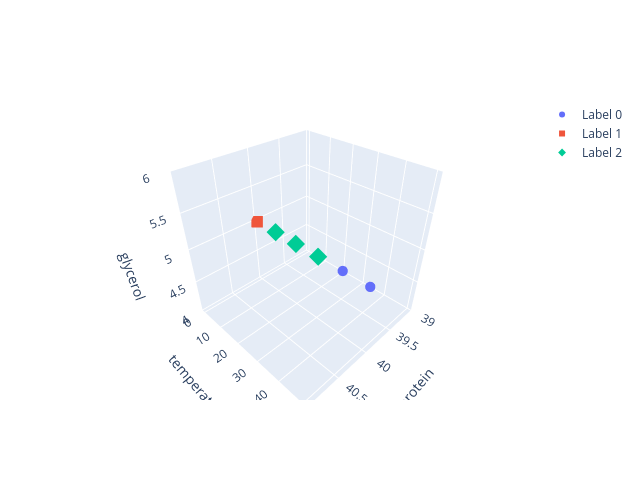

Notebook code for this chart:
### Code cell
plot_scatter_plotly(
    dataset=ds_result,
    component_variable='composition',
    labels='labels',
    discrete_labels=True,
)

### Figure 1 — Plotly figure (JSON) as saved in the notebook; plotly's stock layout.template omitted (floating-point values rounded to 4 significant figures)
{"data": [{"marker": {"color": 0, "size": 6, "symbol": "circle"}, "mode": "markers", "name": "Label 0", "type": "scatter3d", "x": [40, 40], "y": [40, 50], "z": [5, 5]}, {"marker": {"color": 1, "size": 6, "symbol": "square"}, "mode": "markers", "name": "Label 1", "type": "scatter3d", "x": [40], "y": [0], "z": [5]}, {"marker": {"color": 2, "size": 6, "symbol": "diamond"}, "mode": "markers", "name": "Label 2", "type": "scatter3d", "x": [40, 40, 40], "y": [10, 20, 30], "z": [5, 5, 5]}], "layout": {"height": 480, "scene": {"xaxis": {"title": {"text": "protein"}}, "yaxis": {"title": {"text": "temperature"}}, "zaxis": {"title": {"text": "glycerol"}}}, "width": 640}}
